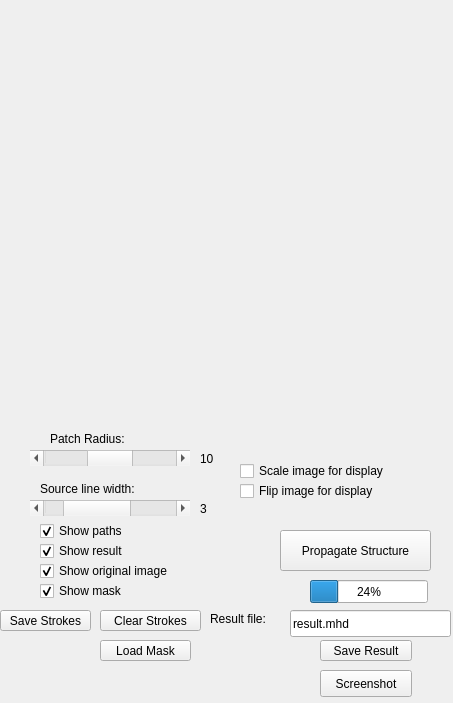
<?xml version="1.0" encoding="UTF-8"?>
<ui version="4.0">
 <class>InnerWidget</class>
 <widget class="QWidget" name="InnerWidget">
  <property name="geometry">
   <rect>
    <x>0</x>
    <y>0</y>
    <width>453</width>
    <height>703</height>
   </rect>
  </property>
  <property name="windowTitle">
   <string>Form</string>
  </property>
  <widget class="QProgressBar" name="progressBar">
   <property name="geometry">
    <rect>
     <x>310</x>
     <y>580</y>
     <width>118</width>
     <height>23</height>
    </rect>
   </property>
   <property name="value">
    <number>24</number>
   </property>
  </widget>
  <widget class="QCheckBox" name="chkShowResult">
   <property name="geometry">
    <rect>
     <x>40</x>
     <y>540</y>
     <width>111</width>
     <height>22</height>
    </rect>
   </property>
   <property name="text">
    <string>Show result</string>
   </property>
   <property name="checked">
    <bool>true</bool>
   </property>
  </widget>
  <widget class="QLabel" name="lblPatchRadius">
   <property name="geometry">
    <rect>
     <x>200</x>
     <y>450</y>
     <width>31</width>
     <height>17</height>
    </rect>
   </property>
   <property name="text">
    <string>10</string>
   </property>
  </widget>
  <widget class="QCheckBox" name="chkShowPaths">
   <property name="geometry">
    <rect>
     <x>40</x>
     <y>520</y>
     <width>121</width>
     <height>22</height>
    </rect>
   </property>
   <property name="text">
    <string>Show paths</string>
   </property>
   <property name="checked">
    <bool>true</bool>
   </property>
  </widget>
  <widget class="QPushButton" name="btnLoadMask">
   <property name="geometry">
    <rect>
     <x>100</x>
     <y>640</y>
     <width>91</width>
     <height>21</height>
    </rect>
   </property>
   <property name="text">
    <string>Load Mask</string>
   </property>
  </widget>
  <widget class="QCheckBox" name="chkScale">
   <property name="geometry">
    <rect>
     <x>240</x>
     <y>460</y>
     <width>191</width>
     <height>22</height>
    </rect>
   </property>
   <property name="text">
    <string>Scale image for display</string>
   </property>
  </widget>
  <widget class="QPushButton" name="btnPropagate">
   <property name="geometry">
    <rect>
     <x>280</x>
     <y>530</y>
     <width>151</width>
     <height>41</height>
    </rect>
   </property>
   <property name="text">
    <string>Propagate Structure</string>
   </property>
  </widget>
  <widget class="QPushButton" name="btnClearStrokes">
   <property name="geometry">
    <rect>
     <x>100</x>
     <y>610</y>
     <width>101</width>
     <height>21</height>
    </rect>
   </property>
   <property name="text">
    <string>Clear Strokes</string>
   </property>
  </widget>
  <widget class="QLabel" name="label_2">
   <property name="geometry">
    <rect>
     <x>50</x>
     <y>430</y>
     <width>91</width>
     <height>17</height>
    </rect>
   </property>
   <property name="text">
    <string>Patch Radius:</string>
   </property>
  </widget>
  <widget class="QCheckBox" name="chkFlip">
   <property name="geometry">
    <rect>
     <x>240</x>
     <y>480</y>
     <width>171</width>
     <height>22</height>
    </rect>
   </property>
   <property name="text">
    <string>Flip image for display</string>
   </property>
  </widget>
  <widget class="QPushButton" name="btnSaveStrokes">
   <property name="geometry">
    <rect>
     <x>0</x>
     <y>610</y>
     <width>91</width>
     <height>21</height>
    </rect>
   </property>
   <property name="toolTip">
    <string>The foreground and background pixels will be saved as binary images in X_Foreground.png and X_Background.png where X is specified in the file save diaglog.</string>
   </property>
   <property name="text">
    <string>Save Strokes</string>
   </property>
  </widget>
  <widget class="QLabel" name="label_3">
   <property name="geometry">
    <rect>
     <x>210</x>
     <y>610</y>
     <width>71</width>
     <height>17</height>
    </rect>
   </property>
   <property name="text">
    <string>Result file:</string>
   </property>
  </widget>
  <widget class="QLineEdit" name="txtResult">
   <property name="geometry">
    <rect>
     <x>290</x>
     <y>610</y>
     <width>161</width>
     <height>27</height>
    </rect>
   </property>
   <property name="text">
    <string>result.mhd</string>
   </property>
  </widget>
  <widget class="QVTKWidget" name="qvtkWidget">
   <property name="geometry">
    <rect>
     <x>8</x>
     <y>51</y>
     <width>437</width>
     <height>371</height>
    </rect>
   </property>
  </widget>
  <widget class="QCheckBox" name="chkShowOriginal">
   <property name="geometry">
    <rect>
     <x>40</x>
     <y>560</y>
     <width>161</width>
     <height>22</height>
    </rect>
   </property>
   <property name="text">
    <string>Show original image</string>
   </property>
   <property name="checked">
    <bool>true</bool>
   </property>
  </widget>
  <widget class="QCheckBox" name="chkShowMask">
   <property name="geometry">
    <rect>
     <x>40</x>
     <y>580</y>
     <width>121</width>
     <height>22</height>
    </rect>
   </property>
   <property name="text">
    <string>Show mask</string>
   </property>
   <property name="checked">
    <bool>true</bool>
   </property>
  </widget>
  <widget class="QPushButton" name="btnSaveResult">
   <property name="geometry">
    <rect>
     <x>320</x>
     <y>640</y>
     <width>92</width>
     <height>21</height>
    </rect>
   </property>
   <property name="text">
    <string>Save Result</string>
   </property>
  </widget>
  <widget class="QPushButton" name="btnScreenshot">
   <property name="geometry">
    <rect>
     <x>320</x>
     <y>670</y>
     <width>92</width>
     <height>27</height>
    </rect>
   </property>
   <property name="text">
    <string>Screenshot</string>
   </property>
  </widget>
  <widget class="QScrollBar" name="scrPatchRadius">
   <property name="geometry">
    <rect>
     <x>30</x>
     <y>450</y>
     <width>160</width>
     <height>16</height>
    </rect>
   </property>
   <property name="maximum">
    <number>20</number>
   </property>
   <property name="value">
    <number>10</number>
   </property>
   <property name="orientation">
    <enum>Qt::Horizontal</enum>
   </property>
  </widget>
  <widget class="QScrollBar" name="scrSourceLineWidth">
   <property name="geometry">
    <rect>
     <x>30</x>
     <y>500</y>
     <width>160</width>
     <height>16</height>
    </rect>
   </property>
   <property name="maximum">
    <number>10</number>
   </property>
   <property name="value">
    <number>3</number>
   </property>
   <property name="orientation">
    <enum>Qt::Horizontal</enum>
   </property>
  </widget>
  <widget class="QLabel" name="label">
   <property name="geometry">
    <rect>
     <x>40</x>
     <y>480</y>
     <width>131</width>
     <height>17</height>
    </rect>
   </property>
   <property name="text">
    <string>Source line width:</string>
   </property>
  </widget>
  <widget class="QLabel" name="lblSourceLineWidth">
   <property name="geometry">
    <rect>
     <x>200</x>
     <y>500</y>
     <width>21</width>
     <height>17</height>
    </rect>
   </property>
   <property name="text">
    <string>3</string>
   </property>
  </widget>
 </widget>
 <customwidgets>
  <customwidget>
   <class>QVTKWidget</class>
   <extends>QWidget</extends>
   <header>QVTKWidget.h</header>
  </customwidget>
 </customwidgets>
 <resources/>
 <connections>
  <connection>
   <sender>scrPatchRadius</sender>
   <signal>valueChanged(int)</signal>
   <receiver>lblPatchRadius</receiver>
   <slot>setNum(int)</slot>
   <hints>
    <hint type="sourcelabel">
     <x>109</x>
     <y>457</y>
    </hint>
    <hint type="destinationlabel">
     <x>215</x>
     <y>458</y>
    </hint>
   </hints>
  </connection>
  <connection>
   <sender>scrSourceLineWidth</sender>
   <signal>valueChanged(int)</signal>
   <receiver>lblSourceLineWidth</receiver>
   <slot>setNum(int)</slot>
   <hints>
    <hint type="sourcelabel">
     <x>109</x>
     <y>507</y>
    </hint>
    <hint type="destinationlabel">
     <x>210</x>
     <y>508</y>
    </hint>
   </hints>
  </connection>
 </connections>
</ui>
